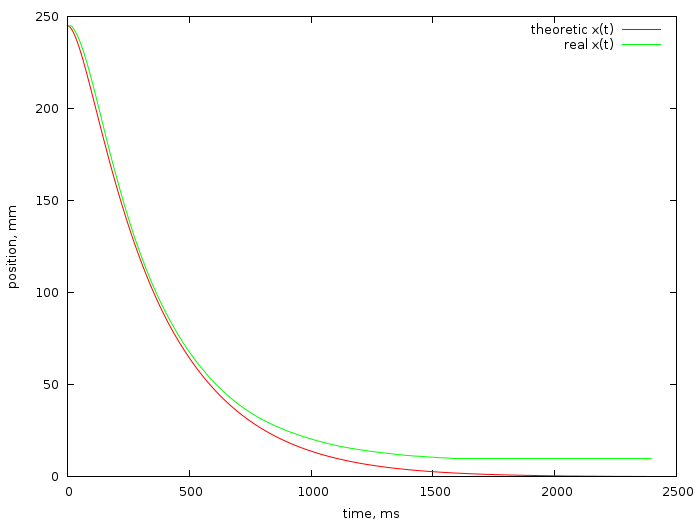

This figure's gnuplot source:
set terminal pngcairo size 700,524 enhanced font 'Verdana,10'
set output 'real.png'

set ylabel "position, mm"
set xlabel "time, ms"
show xlabel
show ylabel

plot 'real.dat' using 1:2 title "theoretic x(t)" with lines, '' using 1:3 title "real x(t)" with lines

